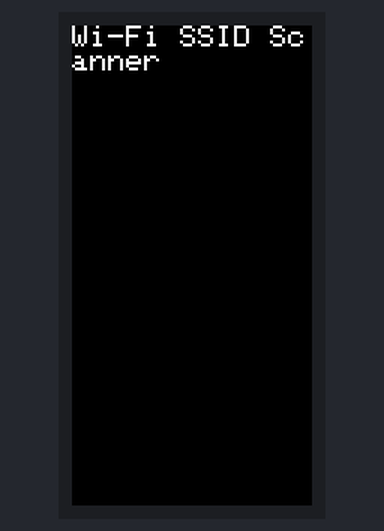
Recording of a sketch running on a simulated ESP32. Parts: 80×160 colour display. A WiFi scan finds three made-up networks; what the sketch prints to the serial monitor is not drawn.

Above: at 0.2 s.
At 2.4 s:
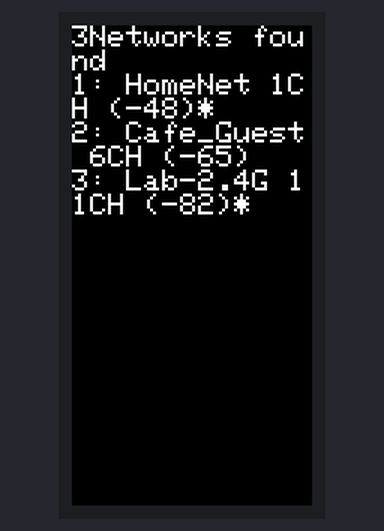

Measured:
- what the display in image 1 shows lasts 7.0 s, from 2.3 s to 9.3 s

The sketch:

M5StickC_Wifi_SSID_Scanner.ino
```cpp
#include <WiFi.h>
#include <M5StickC.h>

// the setup routine runs once when M5Stack starts up
void setup(){

    // Initialize the M5Stack object
    M5.begin();
    Serial.begin(115200);
    // LCD display
    M5.Lcd.printf("Wi-Fi SSID Scanner");
    Serial.println("Wi-Fi SSID Scanner");

    // Set WiFi to station mode and disconnect from an AP if it was previously connected
    WiFi.mode(WIFI_STA);
    WiFi.disconnect();
    delay(100);

}

// the loop routine runs over and over again forever
void loop() {

    // WiFi.scanNetworks will return the number of networks found
    int n = WiFi.scanNetworks();

    M5.Lcd.fillScreen(BLACK);
    M5.Lcd.setCursor(0,0);
    if (n == 0) {
        M5.Lcd.println("No networks found");
        Serial.println("No networks found");
    } else {
        M5.Lcd.print(n);
        M5.Lcd.println("Networks found");
        Serial.println("Networks found");
        for (int i = 0; i < n; ++i) {
            // Print SSID and RSSI for each network found
            M5.Lcd.print(i + 1);
            M5.Lcd.print(": ");
            M5.Lcd.print(WiFi.SSID(i));
            M5.Lcd.print(" ");
            M5.Lcd.print(WiFi.channel(i));
            M5.Lcd.print("CH");
            M5.Lcd.print(" (");
            M5.Lcd.print(WiFi.RSSI(i));
            M5.Lcd.print(")");
            M5.Lcd.println((WiFi.encryptionType(i) == WIFI_AUTH_OPEN)?" ":"*");

            // Serial Monitor
            Serial.print(i + 1);
            Serial.print(": ");
            Serial.print(WiFi.SSID(i));
            Serial.print(" ");
            Serial.print(WiFi.channel(i));
            Serial.print("CH");
            Serial.print(" (");
            Serial.print(WiFi.RSSI(i));   // Received Signal Strength Indicator(RSSI) is a measurement of the power present in a received radio signal
            Serial.print(") ");
            Serial.println((WiFi.encryptionType(i) == WIFI_AUTH_OPEN)?" ":"*");
//            Serial.print("BSSID: ");
//            Serial.println(WiFi.BSSID(i));
            delay(10);
        }
    }

    // Wait a bit before scanning again
    delay(5000);
}
```
